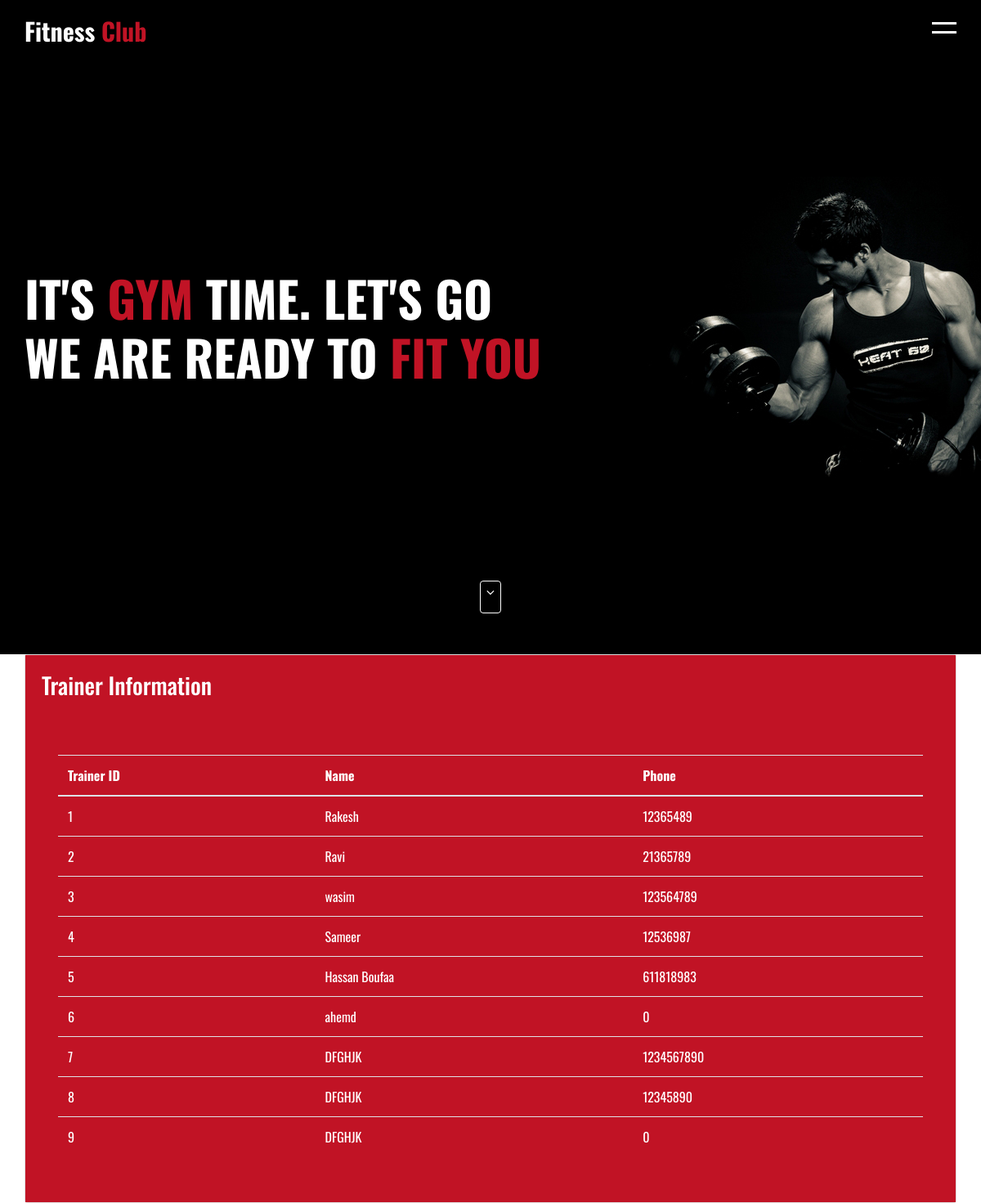
Screenshot of /projet_file_rouge/view/trainer.php with the database file from the repository.
### tables this page shows
CREATE TABLE `trainer` (
  `Trainer_id` int(20) NOT NULL,
  `Name` varchar(40) NOT NULL,
  `phone` int(100) NOT NULL
);

### projet_file_rouge/model/fonction_get.php (the view, shortened to what this page needs)
<?php
require_once('Connection.php');
function get_trainer(){
    global $con;
    $query="select * from Trainer";
    $result=mysqli_query($con,$query);
    while($row=mysqli_fetch_array($result)){
        $Trainer_id=$row ['Trainer_id'];
        $Name=$row['Name'];
        $phone=$row['phone'];
        echo"<tr>
        <td>$Trainer_id</td>
        <td>$Name</td>
            <td>$phone</td>
        </tr>";
    }
}
?>

### projet_file_rouge/view/trainer.php (shortened to what this page needs)
<?php
include("../model/fonction_get.php");
?>
<!DOCTYPE html>
<html>
<head>
	 <link rel="stylesheet" href="https://maxcdn.bootstrapcdn.com/bootstrap/4.0.0-beta/css/bootstrap.min.css">
   <link rel="stylesheet" href="test../css/animate.css">
    <link rel="stylesheet" type="text/css" href="../css/style.css">
</head>
<body>
<header>
   <div class="container">
    <div class="logo">
       <a href="">Fitness <span>Club</span></a>
    </div>
    <a href="javascript:void(0)" class="ham-burger">
         <span></span>
         <span></span>
    </a>
   </div>
 </header>
  <section class="home wow flash" id="home">
     <div class="container">
        <h1 class="wow">It's <span>gym</span> time. Let's go</h1>
        <h1 class="wow">We are ready to <span>fit you</span></h1>
     </div>
          <a href="#" class="go-down">
              <i class="fa fa-angle-down" aria-hidden="true"></i>
          </a>
  </section>
 <div class="container">
<div class="card">
    <div class="card-body" style="background-color:#c11325;color:#ffffff;">
        <div class="row">
             <div class="col-md-3">
                <h3>Trainer Information</h3>
            </div>
        </div>
         </div>
     <div class="card-body" style="background-color:#c11325;color:#ffffff;">
         <div class="card-body">
    <table class="table table-hover">
        <thead>
     <tr>
            <th>Trainer ID</th>
            <th>Name</th>
            <th>Phone</th>
        </tr>
        </thead>
        <tbody>
        <?php get_trainer(); ?>
        </tbody>
    </table>
     </div>
    </div>
</div>
    </body>
</html>

### projet_file_rouge/css/style.css (style rules this page uses)
body { margin:0; padding:0; overflow-x: hidden; }
* { box-sizing: border-box; margin:0; padding:0; font-family: 'Oswald', sans-serif; }
header { position:fixed; left: 0px; top:0px; width: 100%; z-index: 10; background-color: #000000; padding:15px 15px; }
header .container { -webkit-display: flex; display: flex; justify-content: space-between; align-items: center; }
header .logo a { font-size: 30px; text-decoration: none; color:#ffffff; font-weight: 700; }
header .logo a span { color:#c11325; }
header .ham-burger { display: inline-block; position: relative; z-index: 100; }
header .ham-burger span { height: 3px; margin-bottom:8px; display: block; background-color:#ffffff; width:30px; -webkit-transition: transform .5s ease; transition: transform .5s ease; }
header .ham-burger span:nth-child(1) { transform-origin: left top; }
header .ham-burger span:nth-child(2) { transform-origin: left bottom; }
.container { max-width: 1170px; margin: auto; }
.home { height: 100vh; background-image: url('../images/home.jpg'); background-size: cover; padding:15px; -webkit-display: flex; display: flex; position: relative; }
.home .go-down { position: absolute; bottom: 50px; width: 26px; height:40px; border:1px solid #ffffff; display: block; border-radius:4px; text-align: center; left:50%; margin-left: -13px; }
.home .go-down .fa { color:#ffffff; -webkit-animation: goDown 1s ease infinite; animation: goDown 1s ease infinite; }
.home .container { -webkit-display: flex; display: flex; flex-direction: column; flex-grow: 1; }
.home h1 { color:#ffffff; font-size: 60px; font-weight: 700; text-transform: uppercase; margin:0; }
.home h1 span { color:#c11325;; }

### rows the page displays
trainer: Trainer_id "1", Name "Rakesh", phone "12365489"
trainer: Trainer_id "2", Name "Ravi", phone "21365789"
trainer: Trainer_id "3", Name "wasim", phone "123564789"
trainer: Trainer_id "4", Name "Sameer", phone "12536987"
trainer: Trainer_id "5", Name "Hassan Boufaa", phone "611818983"
trainer: Trainer_id "6", Name "ahemd", phone "0"
trainer: Trainer_id "7", Name "DFGHJK", phone "1234567890"
trainer: Trainer_id "8", Name "DFGHJK", phone "12345890"
trainer: Trainer_id "9", Name "DFGHJK", phone "0"
